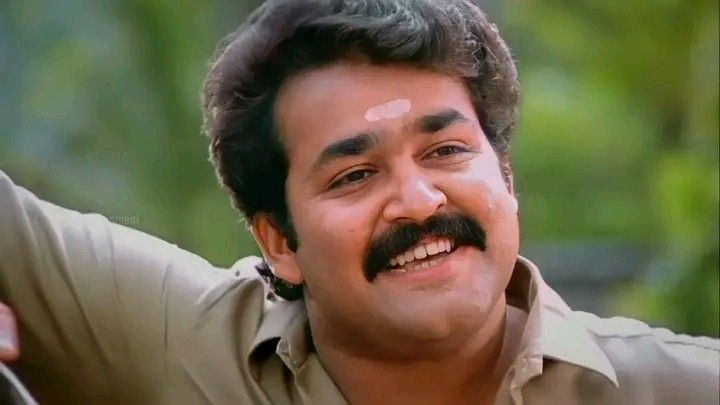
#> input picture Eye_detection/image.png, 720 x 405 px
$ jupyter execute eye_detection.ipynb
#> lines starting #> are read from the running program, lines starting #| are printed output that depends on the picture
[cell 1]
import cv2
import matplotlib.pyplot as plt

[cell 2]
image=cv2.imread('image.png')
#> image is the input picture: shape (405, 720, 3); mean B, G, R 76.3, 103.2, 110.1

[cell 3]
plt.imshow(image)

[cell 4]
color_image=cv2.cvtColor(image,cv2.COLOR_BGR2RGB)
color_image

[cell 5]
plt.imshow(color_image)

[cell 6]
model=cv2.CascadeClassifier('haarcascade_eye.xml')
model

[cell 7]
eyes=model.detectMultiScale(color_image,minNeighbors=4)
#> eyes = [[410, 124, 54, 54], [314, 149, 60, 60]]
eyes
#> Out = [[410, 124, 54, 54], [314, 149, 60, 60]]

[cell 8]
for(x,y,w,h) in eyes:
    cv2.rectangle(color_image,(x,y),(x+w,y+h),(0,0,255),3)
#> this loop made 2 passes
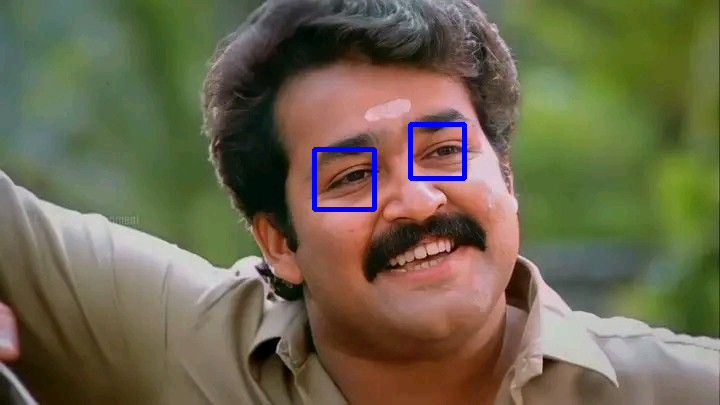
#> color_image: shape (405, 720, 3); mean R, G, B 108.9, 102.3, 77.4
